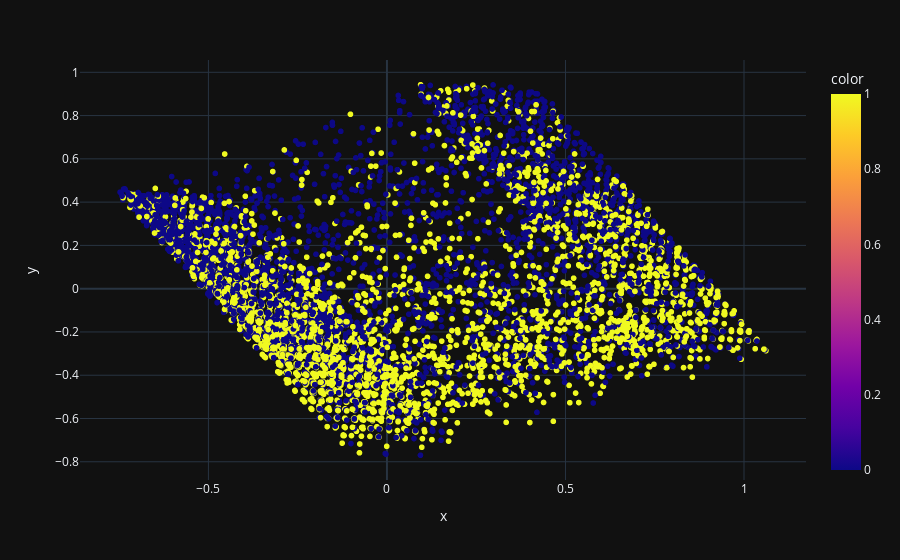

Notebook code for this chart:
### Markdown cell above
Похоже на проекцию цилиндра -- плотные бока, пустая середина 🤔

### Code cell
px.scatter(x=comps[:, 0], y=comps[:, 1], color=train_labels_df["service_a"])

### Figure 1 — Plotly figure (JSON) as saved in the notebook; plotly's stock layout.template omitted (floating-point values rounded to 4 significant figures; data arrays with more than 128 entries replaced by an {"elided": "..."} marker saying what was removed)
{"data": [{"hovertemplate": "x=%{x}<br>y=%{y}<br>color=%{marker.color}<extra></extra>", "legendgroup": "", "marker": {"color": {"elided": "8000 int values"}, "coloraxis": "coloraxis", "symbol": "circle"}, "mode": "markers", "name": "", "showlegend": false, "type": "scattergl", "x": {"elided": "8000 float values"}, "xaxis": "x", "y": {"elided": "8000 float values"}, "yaxis": "y"}], "layout": {"coloraxis": {"colorbar": {"title": {"text": "color"}}, "colorscale": [[0, "#0d0887"], [0.1111, "#46039f"], [0.2222, "#7201a8"], [0.3333, "#9c179e"], [0.4444, "#bd3786"], [0.5556, "#d8576b"], [0.6667, "#ed7953"], [0.7778, "#fb9f3a"], [0.8889, "#fdca26"], [1, "#f0f921"]]}, "legend": {"tracegroupgap": 0}, "margin": {"t": 60}, "xaxis": {"anchor": "y", "domain": [0, 1], "title": {"text": "x"}}, "yaxis": {"anchor": "x", "domain": [0, 1], "title": {"text": "y"}}}}
